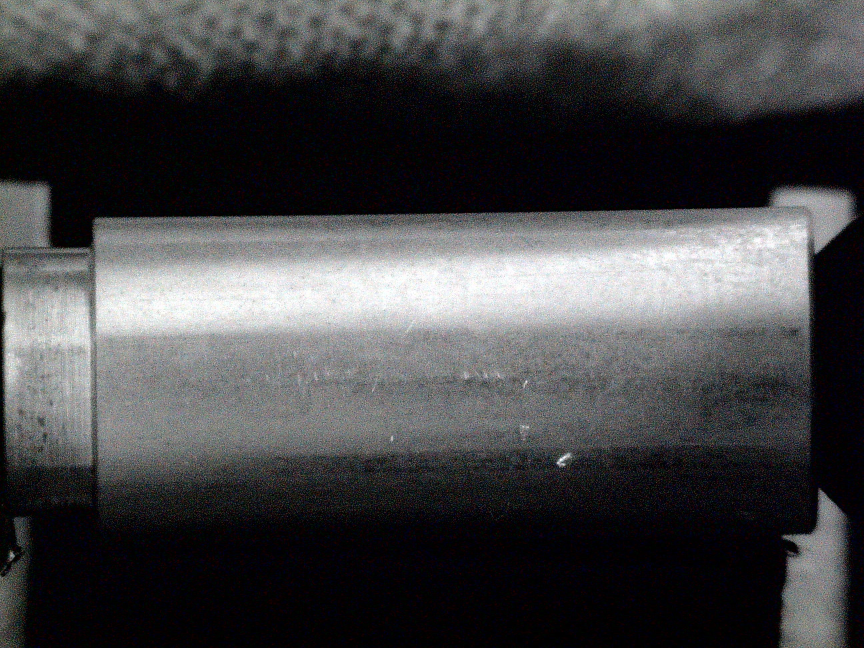
#> input picture ImageDetermine/Test_Beta/DamagedImages/sample_image.jpg, 2592 x 1944 px, found by its file name (shown at 1/3 size)
$ python image_processing_module.py
#> lines starting #> are read from the running program, lines starting #| are printed output that depends on the picture
import cv2
import numpy as np
import os

class ImageProcessing:
    def __init__(self, crop_size, target_size):
        """
        :param crop_size: クロップする領域のサイズ (width, height)
        :param target_size: 画像を標準化する際の最終的なサイズ (width, height)
        """
#> in process_image, image is the input picture: shape (1944, 2592, 3); mean B, G, R 71.5, 69.9, 70.1
        self.crop_size = crop_size
        self.target_size = target_size

    def crop_image(self, image, center=None):
        """
        画像を指定されたサイズにクロップする
        :param image: 入力画像
        :param center: クロップの中心位置 (x, y)。指定しない場合、画像の中心を使用。
        :return: クロップされた画像
        """
        height, width = image.shape[:2]
#> height = 1944; width = 2592
        crop_w, crop_h = self.crop_size

        if center is None:
            center = (width // 2, height // 2)
#> center = (1296, 972)

        x, y = center
#> x = 1296; y = 972
        x1 = max(0, x - crop_w // 2)
#> x1 = 1196
        y1 = max(0, y - crop_h // 2)
#> y1 = 872
        x2 = min(width, x + crop_w // 2)
#> x2 = 1396
        y2 = min(height, y + crop_h // 2)
#> y2 = 1072

        return image[y1:y2, x1:x2]
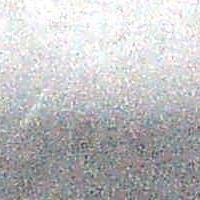
#> returned value: shape (200, 200, 3); mean of channels 0, 1, 2 192.1, 190.4, 190.3; drawn as B, G, R

    def standardize_image(self, image):
        """
        画像を標準化（サイズ変更・正規化）する
        :param image: 入力画像
        :return: 標準化された画像
        """
        # サイズ変更
        standardized_image = cv2.resize(image, self.target_size)
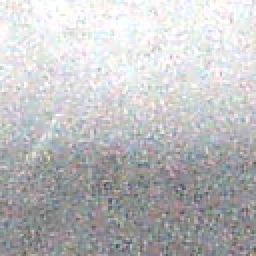
#> standardized_image: shape (128, 128, 3) (shown 2 times larger); mean B, G, R 192, 190.3, 190.2

        # 正規化（ピクセル値を0-1にスケール）
        standardized_image = standardized_image / 255.0

        return standardized_image

    def process_image(self, image_path):
        """
        画像をクロップし、標準化する
        :param image_path: 入力画像のパス
        :return: 処理済みの画像
        """
        image = cv2.imread(image_path)
        if image is None:
            raise FileNotFoundError(f"Image not found at path: {image_path}")

        cropped_image = self.crop_image(image)
        standardized_image = self.standardize_image(cropped_image)

        return standardized_image

if __name__ == "__main__":
    # サンプル画像を処理する例
    image_processor = ImageProcessing(crop_size=(200, 200), target_size=(128, 128))

    sample_image_path = './sample_image.jpg'
    if os.path.exists(sample_image_path):
        processed_image = image_processor.process_image(sample_image_path)

        # 処理結果を保存（確認用）
        output_path = './processed_image.jpg'
        cv2.imwrite(output_path, (processed_image * 255).astype(np.uint8))
        print(f"Processed image saved to {output_path}")
    else:
        print(f"Sample image not found at path: {sample_image_path}")

$ run again, with ImageDetermine/Test_Alpha/prev_image.jpg copied over ImageDetermine/Test_Beta/DamagedImages/sample_image.jpg
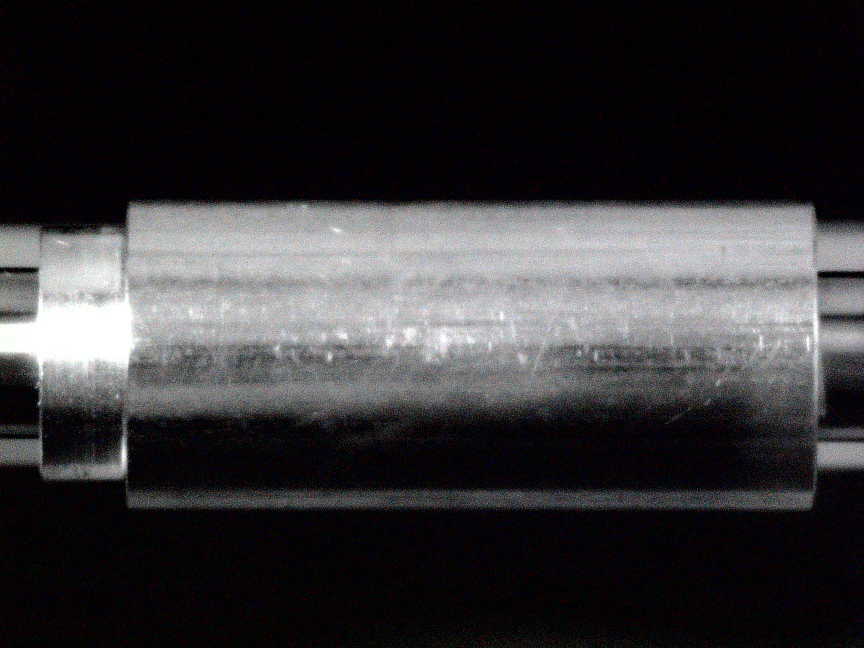
#> input picture ImageDetermine/Test_Alpha/prev_image.jpg, 2592 x 1944 px, found by its file name (shown at 1/3 size)
#> in process_image, image is the input picture: shape (1944, 2592, 3); mean B, G, R 55, 52.9, 54.4
#> in crop_image, `return image[y1:y2, x1:x2]`:
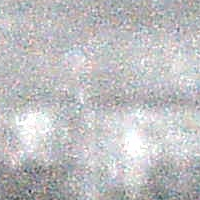
#> returned value: shape (200, 200, 3); mean of channels 0, 1, 2 193.6, 191.2, 191.7; drawn as B, G, R
#> in standardize_image, `standardized_image = cv2.resize(image, self.target_size)`:
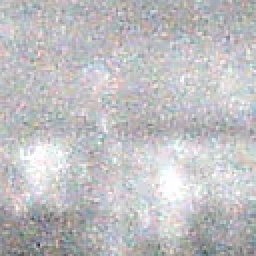
#> standardized_image: shape (128, 128, 3) (shown 2 times larger); mean B, G, R 193.4, 191.1, 191.5
